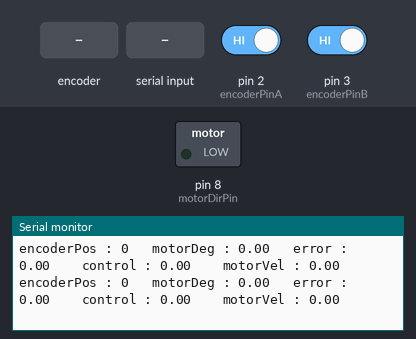
Simulated run of this sketch. Board: Arduino Uno, built with avr-gcc and run on an emulated ATmega328P. Parts: switched loads named in the sketch (green lamp = pin HIGH), the last lines printed to the serial monitor. The inputs (shaded band) are chosen by the test bench; at power-on: pin 2 (encoderPinA) HIGH, pin 3 (encoderPinB) HIGH.

Above: at 1.2 s.
1.3 s: rotary encoder on pin 2 (encoderPinA) / pin 3 (encoderPinB) turned 1 step (first pin leading)
At 2.0 s:
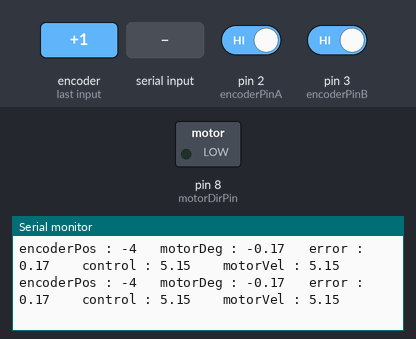
4.5 s: "90,45\n" received over Serial
At 5.3 s:
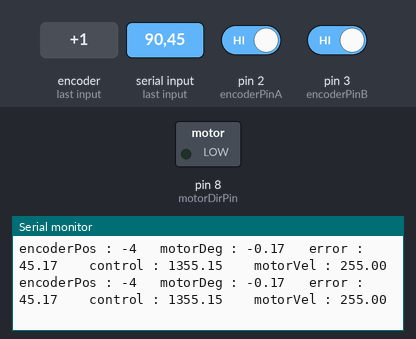
6.0 s: "30,150\n" received over Serial
At 7.0 s:
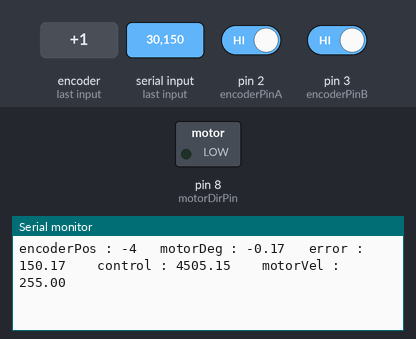
9.0 s: "5\n" received over Serial
At 9.9 s:
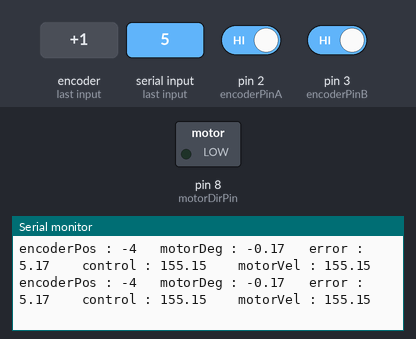
12.0 s: rotary encoder on pin 2 (encoderPinA) / pin 3 (encoderPinB) turned 3 steps (first pin leading)
At 12.5 s:
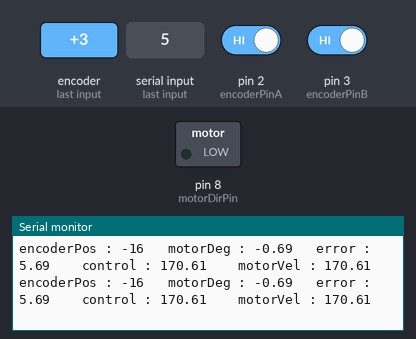
Timing chart, 0 to 15.0 s (numbered marks = the images above; inputs shaded):
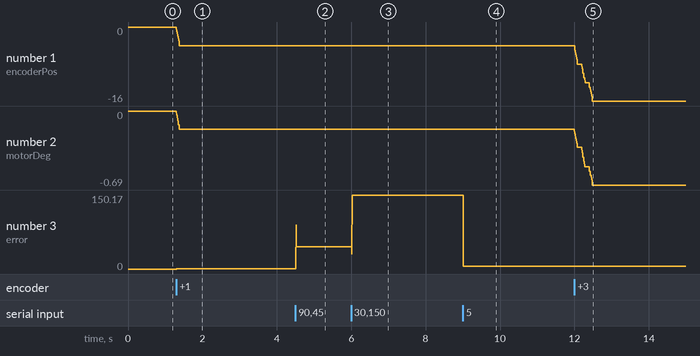

The sketch:

motor_encoder.ino
```cpp
// motor control pin
const int motorDirPin = 8; // L298 Input 1
const int motorPWMPin = 9; // L298 Input 2

// encoder pin
const int encoderPinA = 2;
const int encoderPinB = 3;

int encoderPos = 0;

const int motorGearRatio = 131;
const int motorEncoderPulse = 64;
const float ratio = 360./ motorGearRatio / motorEncoderPulse;

// P control
float Kp = 30;
float targetDeg = 0;

void doEncoderA(){  encoderPos += (digitalRead(encoderPinA)==digitalRead(encoderPinB))?1:-1;}
void doEncoderB(){  encoderPos += (digitalRead(encoderPinA)==digitalRead(encoderPinB))?-1:1;}

void doMotor(bool dir, int vel){
  digitalWrite(motorDirPin, dir);
  analogWrite(motorPWMPin, dir ? (255 - vel) : vel);
}

void setup() {
  pinMode(encoderPinA, INPUT_PULLUP);
  attachInterrupt(0, doEncoderA, CHANGE);

  pinMode(encoderPinB, INPUT_PULLUP);
  attachInterrupt(1, doEncoderB, CHANGE);

  pinMode(motorDirPin, OUTPUT);

  Serial.begin(115200);
}

void loop() {
  float motorDeg = float(encoderPos)*ratio;
  float error = targetDeg - motorDeg;
  float control = Kp*error;

  //targeDeg 입력
  if (Serial.available() > 1) {
    Serial.println(Serial.available());
    targetDeg = Serial.parseInt();
  }

  if (motorDeg > 180)
  {
    targetDeg = 180;
    doMotor( (control>=0) ? HIGH : LOW, min(abs(control), 255));
  }
  else if (motorDeg < -180)
  {
    targetDeg = -180;
    doMotor( (control>=0) ? HIGH : LOW, min(abs(control), 255));
  }

  Serial.print("encoderPos : ");
  Serial.print(encoderPos);
  Serial.print("   motorDeg : ");
  Serial.print(float(encoderPos)*ratio);
  Serial.print("   error : ");
  Serial.print(error);
  Serial.print("    control : ");
  Serial.print(control);
  Serial.print("    motorVel : ");
  Serial.println(min(abs(control), 255));
}
```

Measured:
- after the input at 1.3 s, the serial monitor: prints a new line at once (image 1)
- after the input at 4.5 s, the serial monitor: prints a new line at once (image 2)
- after the input at 6.0 s, the serial monitor: prints a new line at once (image 3)
- after the input at 9.0 s, the serial monitor: prints a new line at once (image 4)
- after the input at 12.0 s, the serial monitor: prints a new line at once (image 5)
- plotted number 1: 0 → -4 after the input at 1.3 s, -4 → -16 after the input at 12.0 s
- plotted number 2: 0 → -0.17 after the input at 1.3 s, -0.17 → -0.69 after the input at 12.0 s
- plotted number 3: 0 → 0.17 after the input at 1.3 s, 0.17 → 45.17 after the input at 4.5 s, 45.17 → 150.17 after the input at 6.0 s, 150.17 → 5.17 after the input at 9.0 s, 5.17 → 5.69 after the input at 12.0 s
